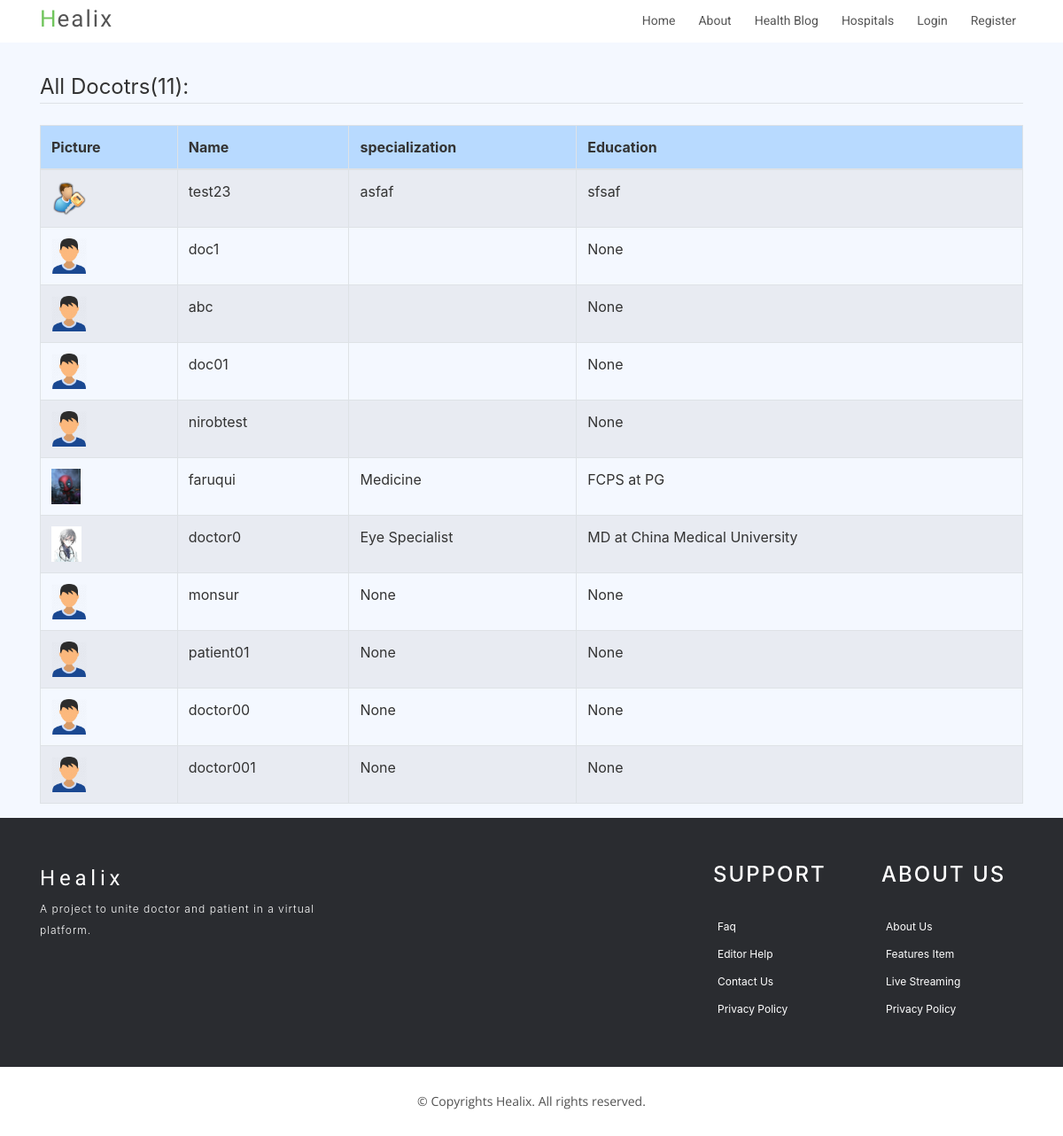
The app's page /doctors/ with its own data.
### users/models.py (models this page shows, shortened)
class Doctor(models.Model):
    user = models.OneToOneField(User, on_delete=models.CASCADE)
    specialization = models.CharField(max_length = 200, null = True)
    education = models.CharField(max_length = 200, null = True)
    image = models.ImageField(default='profile_pics/default.jpg', upload_to='profile_pics')

class User(AbstractUser):
    is_patient = models.BooleanField('patient status', default=False)
    is_doctor = models.BooleanField('doctor status', default=False)

### users/views.py (the view)
# urls.py: path('doctors/', DoctorListView.as_view(), name = 'doctors'),
class DoctorListView(ListView):
    model = Doctor
    context_object_name = 'doctors'

### users/templates/users/doctor_list.html
{% extends "home/base.html" %}
{% load crispy_forms_tags %}
{% block content %}
  <legend class="border-bottom mb-4">All Docotrs({{doctors.count }}): </legend>
  <table class="table table-hover table-bordered table-striped">
    <thead>
      <tr class="table-primary">
        <th>Picture</th>
        <th>Name</th>
        <th>specialization</th>
        <th>Education</th>
      </tr>
    </thead>
    <tbody>
      {% for doctor in doctors %}
      <tr>
        <td><img src="{{ doctor.image.url }}" height="40px"></td>
        <td>{{doctor.user.username}}</td>
        <td>{{doctor.specialization}}</td>
        <td>{{doctor.education}}</td>
      </tr>
      {% endfor %}
    </tbody>
  </table>
{% endblock content %}

### home/static/home/main.css (style rules this page uses)
body { background-color:#f4f8ff; color: #333; margin-top: 5rem; }

### records on screen
Doctor: image (picture), user.username "test23", specialization "asfaf", education "sfsaf"
Doctor: image (placeholder picture), user.username "doc1", education "None"
Doctor: image (placeholder picture), user.username "abc", education "None"
Doctor: image (placeholder picture), user.username "doc01", education "None"
Doctor: image (placeholder picture), user.username "nirobtest", education "None"
Doctor: image (picture), user.username "faruqui", specialization "Medicine", education "FCPS at PG"
Doctor: image (picture), user.username "doctor0", specialization "Eye Specialist", education "MD at China Medical University"
Doctor: image (placeholder picture), user.username "monsur", specialization "None", education "None"
Doctor: image (placeholder picture), user.username "patient01", specialization "None", education "None"
Doctor: image (placeholder picture), user.username "doctor00", specialization "None", education "None"
Doctor: image (placeholder picture), user.username "doctor001", specialization "None", education "None"

### other values on screen
{{ doctors.count }} "11"
